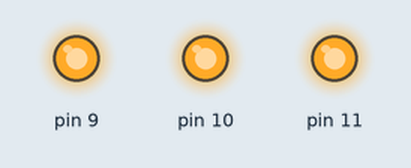
Recording of a sketch running on a simulated Arduino Uno, built with avr-gcc and run on an emulated ATmega328P. Parts: output pins drawn as LEDs (lit = HIGH).

Above: at 1.0 s.
At 3.0 s:
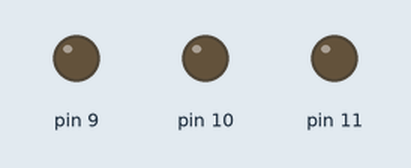
Timing chart, 0 to 5.2 s (numbered marks = the images above):
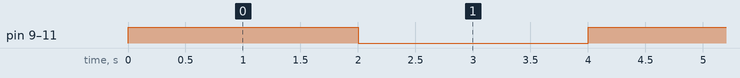

The sketch:

task2.ino
```cpp
void setup() {
  // put your setup code here, to run once:
pinMode(9,OUTPUT);
pinMode(10,OUTPUT);
pinMode(11,OUTPUT);
}

void loop() {
  // put your main code here, to run repeatedly:
int static i=0;
while(i<10)
{
  digitalWrite(9,HIGH);
digitalWrite(10,HIGH);
digitalWrite(11,HIGH);
delay(2000);
digitalWrite(9,LOW);
digitalWrite(10,LOW);
digitalWrite(11,LOW);
delay(2000);
i++;
}
}
```

Measured:
- by itself, pin 9–11: alternates HIGH for 2.0 s and LOW for 2.0 s, 20 changes in all, then stays LOW
